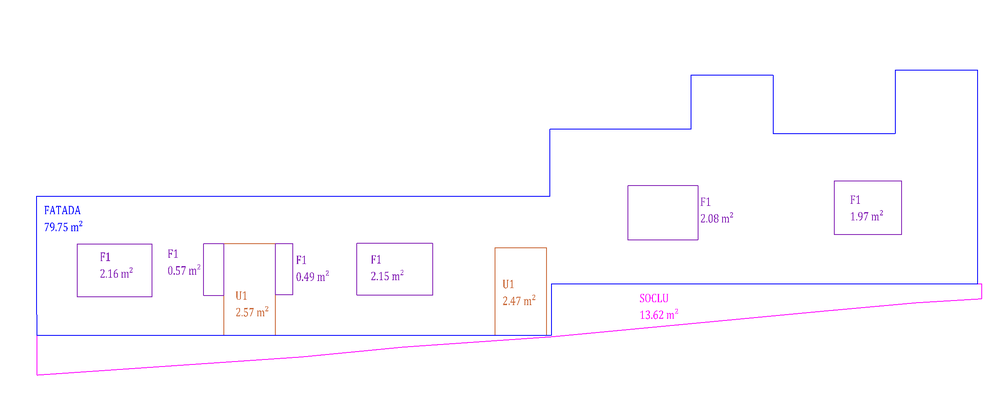
#> input picture assets/reference/arion_expected_reference_chat_2026-03-11.png, 1000 x 418 px, shrunk from 2408 x 1007 before the run
$ python extract_screenshot_reference_shapes.py
#> lines starting #> are read from the running program, lines starting #| are printed output that depends on the picture; after the words box and inside, x2 and y2 are one past the last pixel; in counts of white or black regions, pixels touching at a corner belong together
from __future__ import annotations

import json
import shutil
from pathlib import Path

import cv2
import numpy as np

ROOT = Path(__file__).resolve().parents[2]

CASES = [
    {
        "id": "ARION",
        "scene": "composite_stepped_facade",
        "source_image_path": Path(r"C:\Users\Admin\Pictures\Screenshots\Screenshot 2026-03-11 185304.png"),
        "copy_reference_path": ROOT / "assets" / "reference" / "arion_expected_reference_chat_2026-03-11.png",
        "output_json_path": ROOT / "docs" / "reference_cases" / "arion_expected.json",
    },
]


def load_image(path: Path) -> np.ndarray:
    data = np.fromfile(str(path), dtype=np.uint8)
    img = cv2.imdecode(data, cv2.IMREAD_COLOR)
    if img is None:
        raise RuntimeError(f"Cannot load image: {path}")
    return img


def normalize_points(points: list[list[int]], ref_bbox: list[int]) -> list[list[float]]:
    x, y, w, h = ref_bbox
    w = max(1, int(w))
    h = max(1, int(h))
    out = []
    for px, py in points:
        out.append([
            round((float(px) - float(x)) / float(w), 6),
            round((float(py) - float(y)) / float(h), 6),
        ])
    return out


def normalize_boxes(boxes: list[list[int]], ref_bbox: list[int]) -> list[dict[str, float]]:
    x, y, w, h = ref_bbox
    w = max(1.0, float(w))
    h = max(1.0, float(h))
    out = []
    for bx, by, bw, bh in boxes:
        out.append({
            "x": round((float(bx) - float(x)) / w, 6),
            "y": round((float(by) - float(y)) / h, 6),
            "w": round(float(bw) / w, 6),
            "h": round(float(bh) / h, 6),
        })
    return out


def largest_blue_contour(img: np.ndarray) -> np.ndarray:
    hsv = cv2.cvtColor(img, cv2.COLOR_BGR2HSV)
    mask = (((hsv[:, :, 0] >= 100) & (hsv[:, :, 0] <= 130) & (hsv[:, :, 1] >= 50) & (hsv[:, :, 2] >= 100)).astype(np.uint8) * 255)
    cnts, _ = cv2.findContours(mask, cv2.RETR_EXTERNAL, cv2.CHAIN_APPROX_SIMPLE)
    if not cnts:
        raise RuntimeError("No blue contour found")
    c = max(cnts, key=cv2.contourArea)
    eps = max(2.0, 0.003 * cv2.arcLength(c, True))
    return cv2.approxPolyDP(c, eps, True)


def select_socle_contour(img: np.ndarray) -> np.ndarray:
    hsv = cv2.cvtColor(img, cv2.COLOR_BGR2HSV)
    mask = (((hsv[:, :, 0] >= 135) & (hsv[:, :, 0] <= 175) & (hsv[:, :, 1] >= 40) & (hsv[:, :, 2] >= 100)).astype(np.uint8) * 255)
    cnts, _ = cv2.findContours(mask, cv2.RETR_EXTERNAL, cv2.CHAIN_APPROX_SIMPLE)
    if not cnts:
        raise RuntimeError("No magenta contour found")
    h, w = mask.shape[:2]
    best = None
    best_score = None
    for c in cnts:
        area = float(cv2.contourArea(c))
        if area <= 0:
            continue
        x, y, bw, bh = cv2.boundingRect(c)
        bottom_ratio = float(y + bh) / float(h)
        width_ratio = float(bw) / float(w)
        if bottom_ratio < 0.75 or width_ratio < 0.25:
            continue
        score = (bottom_ratio * 3.0) + (width_ratio * 2.0) + min(area / max(1.0, w * h), 0.1)
        if best is None or score > best_score:
            best = c
            best_score = score
    if best is None:
        best = max(cnts, key=cv2.contourArea)
    eps = max(2.0, 0.003 * cv2.arcLength(best, True))
    return cv2.approxPolyDP(best, eps, True)


def _extract_components(mask: np.ndarray) -> list[list[int]]:
    num, _, stats, _ = cv2.connectedComponentsWithStats(mask, 8)
    boxes: list[list[int]] = []
    for i in range(1, num):
        x, y, w, h, area = map(int, stats[i])
        if area <= 0:
            continue
        boxes.append([x, y, w, h])
    return boxes


def _cluster_boxes_by_x(boxes: list[list[int]], max_gap: int = 24) -> list[list[int]]:
    if not boxes:
        return []
    boxes = sorted(boxes, key=lambda b: (b[0], b[1]))
    clusters: list[list[list[int]]] = []
    for box in boxes:
        x, y, w, h = box
        x1 = x
        x2 = x + w
        matched = False
        for cluster in clusters:
            cx1 = min(item[0] for item in cluster)
            cx2 = max(item[0] + item[2] for item in cluster)
            if x1 <= cx2 + max_gap and x2 >= cx1 - max_gap:
                cluster.append(box)
                matched = True
                break
        if not matched:
            clusters.append([box])
    out: list[list[int]] = []
    for cluster in clusters:
        x1 = min(item[0] for item in cluster)
        y1 = min(item[1] for item in cluster)
        x2 = max(item[0] + item[2] for item in cluster)
        y2 = max(item[1] + item[3] for item in cluster)
        out.append([x1, y1, x2 - x1, y2 - y1])
    return sorted(out, key=lambda b: (b[0], b[1]))


def extract_window_boxes(img: np.ndarray) -> list[list[int]]:
    hsv = cv2.cvtColor(img, cv2.COLOR_BGR2HSV)
    mask = (((hsv[:, :, 0] >= 130) & (hsv[:, :, 0] <= 155) & (hsv[:, :, 1] >= 80) & (hsv[:, :, 2] >= 100)).astype(np.uint8) * 255)
    h, w = mask.shape[:2]
    boxes = []
    for x, y, bw, bh in _extract_components(mask):
        if bw >= int(w * 0.4) or bh >= int(h * 0.4):
            continue
        if bw < 35 or bh < 90:
            continue
        if y < int(h * 0.35) or y > int(h * 0.82):
            continue
        boxes.append([x, y, bw, bh])
    return sorted(boxes, key=lambda b: (b[0], b[1]))


def extract_door_boxes(img: np.ndarray) -> list[list[int]]:
    hsv = cv2.cvtColor(img, cv2.COLOR_BGR2HSV)
    mask = (((hsv[:, :, 0] >= 5) & (hsv[:, :, 0] <= 25) & (hsv[:, :, 1] >= 40) & (hsv[:, :, 2] >= 80)).astype(np.uint8) * 255)
    h, w = mask.shape[:2]
    parts = []
    for x, y, bw, bh in _extract_components(mask):
        if x > int(w * 0.92) or y > int(h * 0.92):
            continue
        if y < int(h * 0.45):
            continue
        if bw < 2 and bh < 10:
            continue
        parts.append([x, y, bw, bh])
    merged = _cluster_boxes_by_x(parts, max_gap=28)
    boxes = []
    for x, y, bw, bh in merged:
        if bw < 80 or bh < 150:
            continue
        boxes.append([x, y, bw, bh])
    return sorted(boxes, key=lambda b: (b[0], b[1]))


def main() -> int:
    for case in CASES:
        copy_path = case["copy_reference_path"]
        copy_path.parent.mkdir(parents=True, exist_ok=True)
        shutil.copy2(case["source_image_path"], copy_path)

        img = load_image(copy_path)
#> in load_image, img is the input picture: shape (418, 1000, 3); mean B, G, R 254.4, 251.6, 252.8
        facade = largest_blue_contour(img)
#> in largest_blue_contour, `mask = (((hsv[:, :, 0] >= 100) & (hsv[:, :, 0] <= 130) & (hsv[:, :, 1]..`:
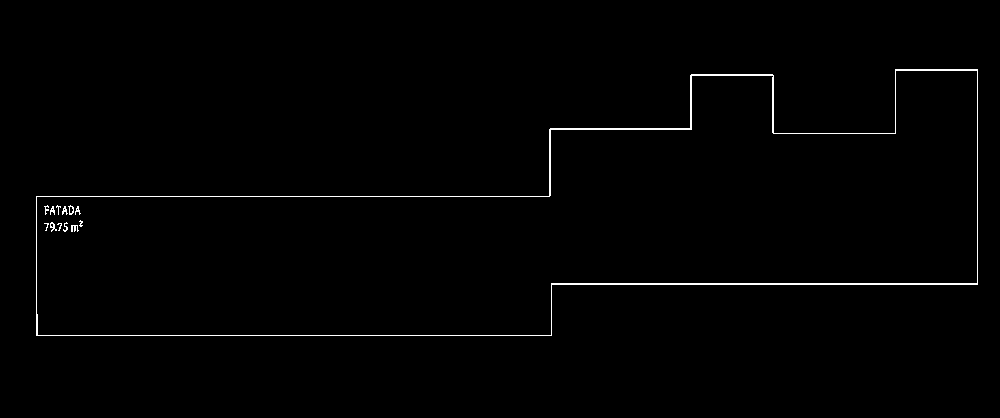
#> mask: shape (418, 1000); 0.9% white in thin lines or dots, all inside (x1, y1, x2, y2) = (36, 69, 978, 336)
#> in largest_blue_contour, `cnts, _ = cv2.findContours(mask, cv2.RETR_EXTERNAL, cv2.CHAIN_APPROX_S..`: cnts = 1 contour; box (x1, y1, x2, y2) and area: (36, 69, 978, 336) 146888
#> in largest_blue_contour, `c = max(cnts, key=cv2.contourArea)`: c = contour of 22 points, box (x1, y1, x2, y2) (36, 69, 978, 336), area 146888
#> in largest_blue_contour, `eps = max(2.0, 0.003 * cv2.arcLength(c, True))`: eps = 7.58
#> facade = contour of 14 points, box (x1, y1, x2, y2) (36, 69, 978, 336), area 146944
        socle = select_socle_contour(img)
#> in select_socle_contour, `mask = (((hsv[:, :, 0] >= 135) & (hsv[:, :, 0] <= 175) & (hsv[:, :, 1]..`:
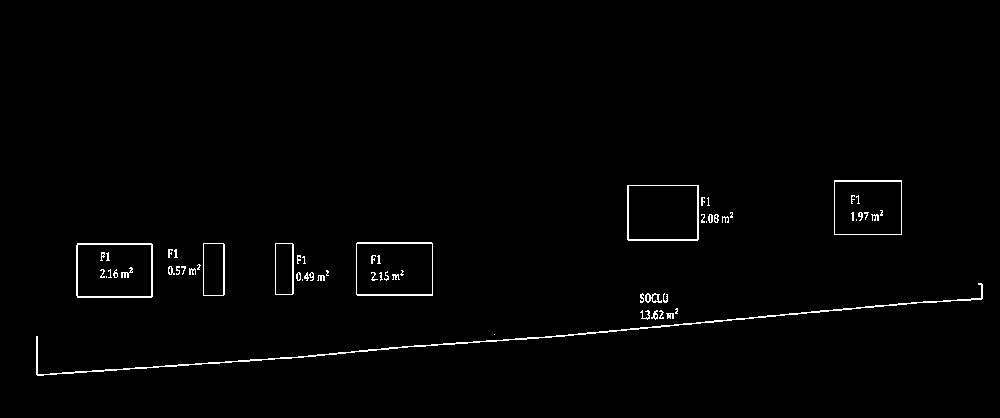
#> mask: shape (418, 1000); 1.2% white in thin lines or dots, all inside (x1, y1, x2, y2) = (36, 180, 983, 376)
#> in select_socle_contour, `cnts, _ = cv2.findContours(mask, cv2.RETR_EXTERNAL, cv2.CHAIN_APPROX_S..`: cnts = 39 contours, 26 with area under 20; largest, box (x1, y1, x2, y2) and area: (76, 243, 153, 298) 4100, (356, 242, 433, 296) 4026, (627, 185, 699, 241) 3904, (834, 180, 902, 235) 3618, (203, 243, 225, 296) 1091
#> the loop in select_socle_contour, `for c in cnts:` made 39 passes
#> (area, x, y, bw, bh, bottom_ratio, width_ratio, score) on pass 10: (729, 36, 283, 947, 93, 0.9, 0.947, 4.59)
#> after the loop in select_socle_contour, `for c in cnts:`: best = contour of 320 points, box (x1, y1, x2, y2) (36, 283, 983, 376), area 729; best_score = 4.59
#> in select_socle_contour, `eps = max(2.0, 0.003 * cv2.arcLength(best, True))`: eps = 6.2
#> socle = [[982, 284], [981, 297], [49, 374], [37, 373], [36, 336], [36, 374], [981, 299]]
        windows = extract_window_boxes(img)
#> in extract_window_boxes, `mask = (((hsv[:, :, 0] >= 130) & (hsv[:, :, 0] <= 155) & (hsv[:, :, 1]..`:
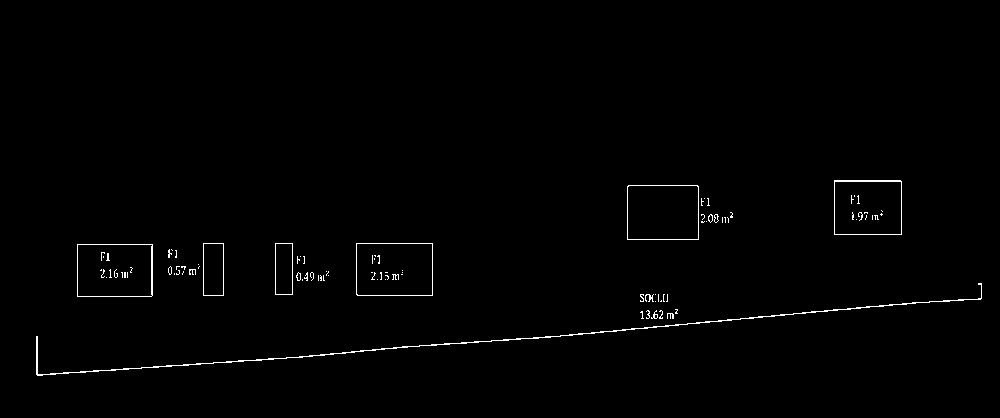
#> mask: shape (418, 1000); 0.86% white in thin lines or dots, all inside (x1, y1, x2, y2) = (36, 180, 982, 376)
#> in _extract_components, `num, _, stats, _ = cv2.connectedComponentsWithStats(mask, 8)`: num = 98
#> the loop in extract_window_boxes, `for x, y, bw, bh in _extract_components(mask):` made 97 passes
#> (x, y, bw, bh) on passes 1 to 8: (834, 180, 68, 55), (627, 185, 72, 55), (851, 195, 3, 9), (854, 195, 1, 2), (857, 195, 3, 9), (701, 198, 3, 8), (704, 198, 1, 1), (707, 198, 3, 8)
#> after the loop in extract_window_boxes, `for x, y, bw, bh in _extract_components(mask):`: boxes = []
#> windows = []
        doors = extract_door_boxes(img)
#> in extract_door_boxes, `mask = (((hsv[:, :, 0] >= 5) & (hsv[:, :, 0] <= 25) & (hsv[:, :, 1] >=..`:
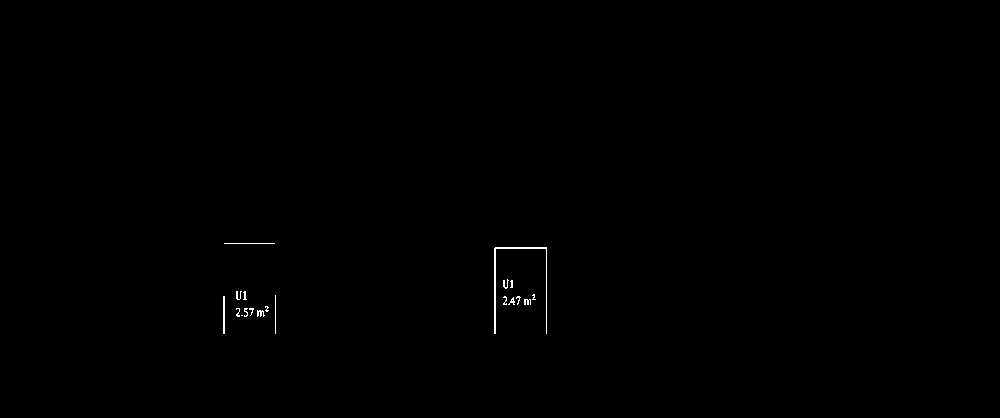
#> mask: shape (418, 1000); 0.2% white in thin lines or dots, all inside (x1, y1, x2, y2) = (223, 243, 547, 334)
#> the loop in extract_door_boxes, `for x, y, bw, bh in _extract_components(mask):` made 19 passes
#> (x, y, bw, bh) on passes 1 to 8: (224, 243, 51, 1), (494, 247, 53, 87), (503, 279, 6, 10), (510, 280, 3, 8), (236, 291, 6, 9), (243, 291, 4, 9), (275, 295, 1, 39), (532, 294, 4, 6)
#> after the loop in extract_door_boxes, `for x, y, bw, bh in _extract_components(mask):`: parts = 19 items, first 6: [224, 243, 51, 1], [494, 247, 53, 87], [503, 279, 6, 10], [510, 280, 3, 8], [236, 291, 6, 9], [243, 291, 4, 9]
#> in _cluster_boxes_by_x, `boxes = sorted(boxes, key=lambda b: (b[0], b[1]))`: boxes = 19 items, first 6: [223, 296, 2, 38], [224, 243, 51, 1], [236, 291, 6, 9], [236, 308, 4, 9], [241, 315, 2, 1], [243, 291, 4, 9]
#> the loop in _cluster_boxes_by_x, `for box in boxes:` made 19 passes
#> (x, y, w, h, x1, x2) on passes 1 to 8: (223, 296, 2, 38, 223, 225), (224, 243, 51, 1, 224, 275), (236, 291, 6, 9, 236, 242), (236, 308, 4, 9, 236, 240), (241, 315, 2, 1, 241, 243), (243, 291, 4, 9, 243, 247), (244, 308, 4, 9, 244, 248), (249, 308, 5, 8, 249, 254)
#> after the loop in _cluster_boxes_by_x, `for box in boxes:`: cluster = [[494, 247, 53, 87], [503, 279, 6, 10], [503, 296, 4, 9], [508, 297, 7, 8], [510, 280, 3, 8], [516, 296, 5, 9], [524, 299, 7, 6], [532, 294, 4, 6]]; clusters = 2 items
#> the loop in _cluster_boxes_by_x, `for cluster in clusters:` made 2 passes
#> (x1, y1, x2, y2) on passes 1 to 2: (223, 243, 276, 334), (494, 247, 547, 334)
#> after the loop in _cluster_boxes_by_x, `for cluster in clusters:`: out = [[223, 243, 53, 91], [494, 247, 53, 87]]
#> the loop in extract_door_boxes, `for x, y, bw, bh in merged:` made 2 passes
#> after the loop in extract_door_boxes, `for x, y, bw, bh in merged:`: boxes = []
#> doors = []

        facade_pts = facade.reshape(-1, 2).astype(int).tolist()
#> facade_pts = [[977, 69], [895, 69], [894, 133], [774, 133], [772, 74], [691, 74], [689, 128], [550, 128], [548, 196], [36, 196], [36, 335], [551, 335], [552, 284], [977, 284]]
        socle_pts = socle.reshape(-1, 2).astype(int).tolist()
#> socle_pts has the same summary as socle
        facade_bbox = list(map(int, cv2.boundingRect(facade)))
#> facade_bbox = [36, 69, 942, 267]
        socle_bbox = list(map(int, cv2.boundingRect(socle)))
#> socle_bbox = [36, 284, 947, 91]

        payload = {
            "reference_id": case["id"].lower() + "_expected_reference_chat_2026-03-11",
            "scene": case["scene"],
            "reference_image_path": str(copy_path.relative_to(ROOT)),
            "image_size": [int(img.shape[1]), int(img.shape[0])],
            "targets": {
                "facade_bbox": facade_bbox,
                "socle_bbox": socle_bbox,
                "facade_contour": facade_pts,
                "socle_contour": socle_pts,
                "facade_contour_norm_in_bbox": normalize_points(facade_pts, facade_bbox),
                "socle_contour_norm_in_facade_bbox": normalize_points(socle_pts, facade_bbox),
                "window_boxes": windows,
                "door_boxes": doors,
                "window_boxes_norm_in_facade_bbox": normalize_boxes(windows, facade_bbox),
                "door_boxes_norm_in_facade_bbox": normalize_boxes(doors, facade_bbox),
            },
        }
#> in normalize_points, `x, y, w, h = ref_bbox`: x = 36; y = 69; w = 942; h = 267
#> the loop in normalize_points, `for px, py in points:` made 14 passes
#> after the loop in normalize_points, `for px, py in points:`: out = [[0.999, 0], [0.912, 0], [0.911, 0.24], [0.783, 0.24], [0.781, 0.0187], [0.695, 0.0187], [0.693, 0.221], [0.546, 0.221], [0.544, 0.476], [0, 0.476], [0, 0.996], [0.547, 0.996], [0.548, 0.805], [0.999, 0.805]]
#> the loop in normalize_points (call 2), `for px, py in points:` made 7 passes
#> in normalize_boxes, `x, y, w, h = ref_bbox`: x = 36; y = 69; w = 942; h = 267
#> after the loop in normalize_boxes, `for bx, by, bw, bh in boxes:`: out = []
        case["output_json_path"].write_text(json.dumps(payload, indent=2, ensure_ascii=False), encoding="utf-8")
        print(case["output_json_path"])
        print("windows=", windows)
#| windows= []
        print("doors=", doors)
#| doors= []
    return 0


if __name__ == "__main__":
    raise SystemExit(main())
#> (the program exits here)
